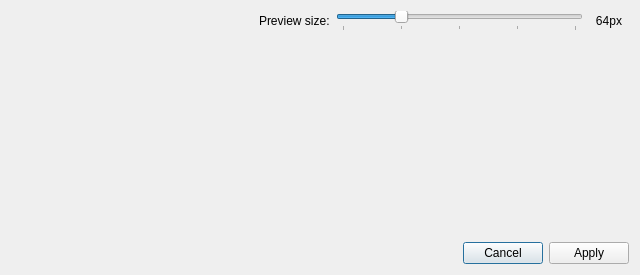
<?xml version="1.0" encoding="UTF-8"?>
<ui version="4.0">
 <class>FetchDialog</class>
 <widget class="QDialog" name="FetchDialog">
  <property name="geometry">
   <rect>
    <x>0</x>
    <y>0</y>
    <width>640</width>
    <height>275</height>
   </rect>
  </property>
  <property name="windowTitle">
   <string>Fetch Covers</string>
  </property>
  <layout class="QVBoxLayout" name="verticalLayout">
   <item>
    <layout class="QHBoxLayout" name="horizontalLayout">
     <item>
      <spacer name="horizontalSpacer">
       <property name="orientation">
        <enum>Qt::Horizontal</enum>
       </property>
       <property name="sizeHint" stdset="0">
        <size>
         <width>40</width>
         <height>20</height>
        </size>
       </property>
      </spacer>
     </item>
     <item>
      <widget class="QLabel" name="previewSizeLabel">
       <property name="text">
        <string>Preview size:</string>
       </property>
      </widget>
     </item>
     <item>
      <widget class="QSlider" name="previewSizeSlider">
       <property name="minimumSize">
        <size>
         <width>200</width>
         <height>0</height>
        </size>
       </property>
       <property name="maximumSize">
        <size>
         <width>400</width>
         <height>16777215</height>
        </size>
       </property>
       <property name="maximum">
        <number>4</number>
       </property>
       <property name="pageStep">
        <number>1</number>
       </property>
       <property name="sliderPosition">
        <number>1</number>
       </property>
       <property name="orientation">
        <enum>Qt::Horizontal</enum>
       </property>
       <property name="tickPosition">
        <enum>QSlider::TicksBelow</enum>
       </property>
      </widget>
     </item>
     <item>
      <widget class="QLabel" name="previewSizeValue">
       <property name="minimumSize">
        <size>
         <width>40</width>
         <height>0</height>
        </size>
       </property>
       <property name="text">
        <string>64px</string>
       </property>
       <property name="alignment">
        <set>Qt::AlignCenter</set>
       </property>
      </widget>
     </item>
    </layout>
   </item>
   <item>
    <widget class="QScrollArea" name="scrollArea">
     <property name="sizePolicy">
      <sizepolicy hsizetype="Expanding" vsizetype="Expanding">
       <horstretch>0</horstretch>
       <verstretch>1</verstretch>
      </sizepolicy>
     </property>
     <property name="frameShape">
      <enum>QFrame::NoFrame</enum>
     </property>
     <property name="widgetResizable">
      <bool>true</bool>
     </property>
     <widget class="QWidget" name="scrollAreaWidgetContents">
      <property name="geometry">
       <rect>
        <x>0</x>
        <y>0</y>
        <width>616</width>
        <height>165</height>
       </rect>
      </property>
      <layout class="QVBoxLayout" name="verticalLayout_3">
       <property name="spacing">
        <number>0</number>
       </property>
       <property name="leftMargin">
        <number>0</number>
       </property>
       <property name="topMargin">
        <number>0</number>
       </property>
       <property name="rightMargin">
        <number>0</number>
       </property>
       <property name="bottomMargin">
        <number>0</number>
       </property>
       <item>
        <layout class="QVBoxLayout" name="verticalLayout_2"/>
       </item>
      </layout>
     </widget>
    </widget>
   </item>
   <item>
    <spacer name="verticalSpacer">
     <property name="orientation">
      <enum>Qt::Vertical</enum>
     </property>
     <property name="sizeHint" stdset="0">
      <size>
       <width>20</width>
       <height>1</height>
      </size>
     </property>
    </spacer>
   </item>
   <item>
    <widget class="QDialogButtonBox" name="buttonBox">
     <property name="orientation">
      <enum>Qt::Horizontal</enum>
     </property>
     <property name="standardButtons">
      <set>QDialogButtonBox::Apply|QDialogButtonBox::Cancel</set>
     </property>
    </widget>
   </item>
  </layout>
 </widget>
 <resources/>
 <connections>
  <connection>
   <sender>buttonBox</sender>
   <signal>accepted()</signal>
   <receiver>FetchDialog</receiver>
   <slot>accept()</slot>
   <hints>
    <hint type="sourcelabel">
     <x>248</x>
     <y>254</y>
    </hint>
    <hint type="destinationlabel">
     <x>157</x>
     <y>274</y>
    </hint>
   </hints>
  </connection>
  <connection>
   <sender>buttonBox</sender>
   <signal>rejected()</signal>
   <receiver>FetchDialog</receiver>
   <slot>reject()</slot>
   <hints>
    <hint type="sourcelabel">
     <x>316</x>
     <y>260</y>
    </hint>
    <hint type="destinationlabel">
     <x>286</x>
     <y>274</y>
    </hint>
   </hints>
  </connection>
 </connections>
</ui>
